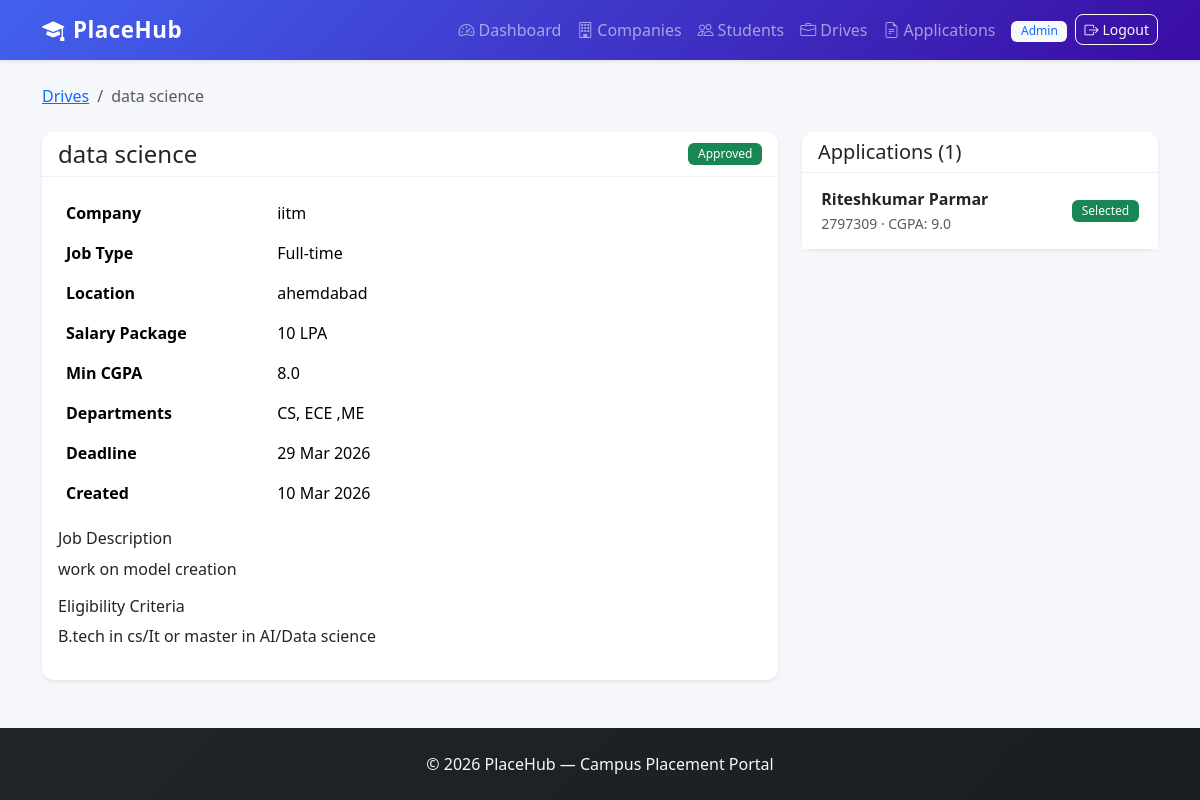
Screenshot of /admin/drive/2 (signed in) with the database file from the repository.
### models.py (models this page shows, shortened)
class User(UserMixin, db.Model):
    __tablename__ = 'user'
    id = db.Column(db.Integer, primary_key=True)
    email = db.Column(db.String(120), unique=True, nullable=False)
    password_hash = db.Column(db.String(256), nullable=False)
    role = db.Column(db.String(20), nullable=False)
    is_active_account = db.Column(db.Boolean, default=True)
    created_at = db.Column(db.DateTime, default=datetime.utcnow)
    student_profile = db.relationship('StudentProfile', backref='user', uselist=False, lazy=True)
    company_profile = db.relationship('CompanyProfile', backref='user', uselist=False, lazy=True)
    @property
    def is_active(self):
        return self.is_active_account

class PlacementDrive(db.Model):
    __tablename__ = 'placement_drive'
    id = db.Column(db.Integer, primary_key=True)
    company_id = db.Column(db.Integer, db.ForeignKey('company_profile.id'), nullable=False)
    job_title = db.Column(db.String(200), nullable=False)
    job_description = db.Column(db.Text, nullable=False)
    job_type = db.Column(db.String(50))
    location = db.Column(db.String(200))
    salary_package = db.Column(db.String(100))
    eligibility_criteria = db.Column(db.Text)
    min_cgpa = db.Column(db.Float, default=0.0)
    departments_allowed = db.Column(db.String(500))
    application_deadline = db.Column(db.Date, nullable=False)
    status = db.Column(db.String(20), default='pending')
    created_at = db.Column(db.DateTime, default=datetime.utcnow)
    applications = db.relationship('Application', backref='drive', lazy=True)

class CompanyProfile(db.Model):
    __tablename__ = 'company_profile'
    id = db.Column(db.Integer, primary_key=True)
    user_id = db.Column(db.Integer, db.ForeignKey('user.id'), nullable=False)
    company_name = db.Column(db.String(200), nullable=False)
    hr_name = db.Column(db.String(100))
    hr_email = db.Column(db.String(120))
    hr_phone = db.Column(db.String(15))
    website = db.Column(db.String(200))
    industry = db.Column(db.String(100))
    description = db.Column(db.Text)
    logo_path = db.Column(db.String(256))
    approval_status = db.Column(db.String(20), default='pending')
    is_blacklisted = db.Column(db.Boolean, default=False)
    drives = db.relationship('PlacementDrive', backref='company', lazy=True)

class Application(db.Model):
    __tablename__ = 'application'
    id = db.Column(db.Integer, primary_key=True)
    student_id = db.Column(db.Integer, db.ForeignKey('student_profile.id'), nullable=False)
    drive_id = db.Column(db.Integer, db.ForeignKey('placement_drive.id'), nullable=False)
    applied_date = db.Column(db.DateTime, default=datetime.utcnow)
    status = db.Column(db.String(20), default='Applied')
    remarks = db.Column(db.Text)
    __table_args__ = (
        db.UniqueConstraint('student_id', 'drive_id', name='unique_student_drive'),
    )

class StudentProfile(db.Model):
    __tablename__ = 'student_profile'
    id = db.Column(db.Integer, primary_key=True)
    user_id = db.Column(db.Integer, db.ForeignKey('user.id'), nullable=False)
    name = db.Column(db.String(100), nullable=False)
    roll_number = db.Column(db.String(20), unique=True, nullable=False)
    phone = db.Column(db.String(15))
    department = db.Column(db.String(100))
    cgpa = db.Column(db.Float, default=0.0)
    resume_path = db.Column(db.String(256))
    skills = db.Column(db.Text)
    about = db.Column(db.Text)
    graduation_year = db.Column(db.Integer)
    is_blacklisted = db.Column(db.Boolean, default=False)
    applications = db.relationship('Application', backref='student', lazy=True)

### admin_routes.py (the view)
@admin_bp.route('/drive/<int:drive_id>')
@admin_required
def drive_detail(drive_id):
    drive = PlacementDrive.query.get_or_404(drive_id)
    applications = Application.query.filter_by(drive_id=drive.id).all()
    return render_template('admin/drive_detail.html', drive=drive, applications=applications)

### admin_routes.py (called while the page is built)
def admin_required(f):
    @wraps(f)
    @login_required
    def decorated(*args, **kwargs):
        if current_user.role != 'admin':
            flash('Access denied.', 'danger')
            return redirect(url_for('index'))
        return f(*args, **kwargs)
    return decorated

### app.py (called while the page is built)
@login_manager.user_loader
def load_user(user_id):
    return User.query.get(int(user_id))

### templates/admin/drive_detail.html (shortened to what this page needs)
{% extends "base.html" %}
{% block content %}
<nav aria-label="breadcrumb" class="mb-4">
    <ol class="breadcrumb">
        <li class="breadcrumb-item"><a href="{{ url_for('admin.drives') }}">Drives</a></li>
        <li class="breadcrumb-item active">{{ drive.job_title }}</li>
    </ol>
</nav>
<div class="row g-4">
    <div class="col-md-8">
        <div class="card border-0 shadow-sm">
            <div class="card-header bg-white d-flex justify-content-between align-items-center">
                <h4 class="mb-0">{{ drive.job_title }}</h4>
                {% if drive.status == 'pending' %}<span class="badge bg-warning text-dark">Pending</span>
                {% elif drive.status == 'approved' %}<span class="badge bg-success">Approved</span>
                {% elif drive.status == 'closed' %}<span class="badge bg-secondary">Closed</span>
                {% elif drive.status == 'rejected' %}<span class="badge bg-danger">Rejected</span>
                {% endif %}
            </div>
            <div class="card-body">
                <table class="table table-borderless">
                    <tr><th width="30%">Company</th><td>{{ drive.company.company_name }}</td></tr>
                    <tr><th>Job Type</th><td>{{ drive.job_type or 'N/A' }}</td></tr>
                    <tr><th>Location</th><td>{{ drive.location or 'N/A' }}</td></tr>
                    <tr><th>Salary Package</th><td>{{ drive.salary_package or 'N/A' }}</td></tr>
                    <tr><th>Min CGPA</th><td>{{ drive.min_cgpa or 'N/A' }}</td></tr>
                    <tr><th>Departments</th><td>{{ drive.departments_allowed or 'All' }}</td></tr>
                    <tr><th>Deadline</th><td>{{ drive.application_deadline.strftime('%d %b %Y') }}</td></tr>
                    <tr><th>Created</th><td>{{ drive.created_at.strftime('%d %b %Y') }}</td></tr>
                </table>
                <h6>Job Description</h6>
                <p>{{ drive.job_description }}</p>
                {% if drive.eligibility_criteria %}
                <h6>Eligibility Criteria</h6>
                <p>{{ drive.eligibility_criteria }}</p>
                {% endif %}
            </div>
        </div>
    </div>
    <div class="col-md-4">
        <div class="card border-0 shadow-sm">
            <div class="card-header bg-white"><h5 class="mb-0">Applications ({{ applications|length }})</h5></div>
            <div class="card-body p-0">
                {% if applications %}
                <ul class="list-group list-group-flush">
                    {% for app in applications %}
                    <li class="list-group-item d-flex justify-content-between align-items-center">
                        <div>
                            <strong>{{ app.student.name }}</strong><br>
                            <small class="text-muted">{{ app.student.roll_number }} &middot; CGPA: {{ app.student.cgpa }}</small>
                        </div>
                        {% if app.status == 'Applied' %}<span class="badge bg-secondary">{{ app.status }}</span>
                        {% elif app.status == 'Shortlisted' %}<span class="badge bg-info">{{ app.status }}</span>
                        {% elif app.status == 'Selected' %}<span class="badge bg-success">{{ app.status }}</span>
                        {% elif app.status == 'Rejected' %}<span class="badge bg-danger">{{ app.status }}</span>
                        {% endif %}
                    </li>
                    {% endfor %}
                </ul>
                {% else %}
                <p class="text-muted text-center py-3">No applications yet.</p>
                {% endif %}
            </div>
        </div>
    </div>
</div>
{% endblock %}

### templates/base.html (shortened to what this page needs)
<!DOCTYPE html>
<html lang="en">
<head>
    <link href="https://cdn.jsdelivr.net/npm/bootstrap@5.3.2/dist/css/bootstrap.min.css" rel="stylesheet">
    <link href="https://cdn.jsdelivr.net/npm/bootstrap-icons@1.11.3/font/bootstrap-icons.min.css" rel="stylesheet">
    <link href="{{ url_for('static', filename='css/style.css') }}" rel="stylesheet">
</head>
<body>
    <nav class="navbar navbar-expand-lg navbar-dark bg-primary shadow-sm">
        <div class="container">
            <a class="navbar-brand fw-bold" href="{{ url_for('index') }}">
                <i class="bi bi-mortarboard-fill me-2"></i>PlaceHub
            </a>
            <div class="collapse navbar-collapse" id="navContent">
                <ul class="navbar-nav ms-auto align-items-center">
                    {% if current_user.is_authenticated %}
                        {% if current_user.role == 'admin' %}
                            <li class="nav-item"><a class="nav-link" href="{{ url_for('admin.dashboard') }}"><i class="bi bi-speedometer2 me-1"></i>Dashboard</a></li>
                            <li class="nav-item"><a class="nav-link" href="{{ url_for('admin.companies') }}"><i class="bi bi-building me-1"></i>Companies</a></li>
                            <li class="nav-item"><a class="nav-link" href="{{ url_for('admin.students') }}"><i class="bi bi-people me-1"></i>Students</a></li>
                            <li class="nav-item"><a class="nav-link" href="{{ url_for('admin.drives') }}"><i class="bi bi-briefcase me-1"></i>Drives</a></li>
                            <li class="nav-item"><a class="nav-link" href="{{ url_for('admin.applications') }}"><i class="bi bi-file-earmark-text me-1"></i>Applications</a></li>
                        {% endif %}
                        <li class="nav-item ms-2">
                            <span class="badge bg-light text-primary me-2">{{ current_user.role|title }}</span>
                        </li>
                        <li class="nav-item">
                            <a class="btn btn-outline-light btn-sm" href="{{ url_for('logout') }}"><i class="bi bi-box-arrow-right me-1"></i>Logout</a>
                        </li>
                    {% endif %}
                </ul>
            </div>
        </div>
    </nav>
    <main class="py-4">
        <div class="container">
            {% block content %}{% endblock %}
        </div>
    </main>
    <footer class="footer mt-auto py-4 bg-dark text-light">
        <div class="container text-center">
            <p class="mb-0">&copy; 2026 PlaceHub &mdash; Campus Placement Portal</p>
        </div>
    </footer>
</body>
</html>

### static/css/style.css (style rules this page uses)
:root { --primary-color: #4361ee; }
body { background-color: #f5f7fb; font-family: 'Segoe UI', system-ui, -apple-system, sans-serif; min-height: 100vh; display: flex; flex-direction: column; }
main { flex: 1; }
.navbar { background: linear-gradient(135deg, #4361ee 0%, #3a0ca3 100%) !important; }
.navbar-brand { font-size: 1.4rem; letter-spacing: 0.5px; }
.card { border-radius: 12px; transition: transform 0.15s ease, box-shadow 0.15s ease; }
.card-header { border-bottom: 1px solid #f0f0f0; border-radius: 12px 12px 0 0 !important; }
.table { border-radius: 12px; overflow: hidden; }
.table tbody td { vertical-align: middle; }
.badge { font-weight: 500; padding: 0.4em 0.8em; }
.btn { border-radius: 8px; font-weight: 500; }
.list-group-item { border-left: none; border-right: none; padding: 0.9rem 1.2rem; }
.list-group-item:first-child { border-top: none; }
.breadcrumb { background: transparent; padding: 0; }
footer { background: linear-gradient(135deg, #212529 0%, #1a1d21 100%) !important; }

### rows the page displays
User: role "Admin"
PlacementDrive: job_title "data science", job_type "Full-time", location "ahemdabad", salary_package "10 LPA", min_cgpa "8.0", departments_allowed "CS, ECE ,ME", application_deadline "29 Mar 2026", created_at "10 Mar 2026", job_description "work on model creation", eligibility_criteria "B.tech in cs/It or master in AI/Data science"
CompanyProfile: company.company_name "iitm"
Application: student.name "Riteshkumar Parmar", student.roll_number "2797309", student.cgpa "9.0", status "Selected"

### other values shown
{{ applications|length }} "1"
